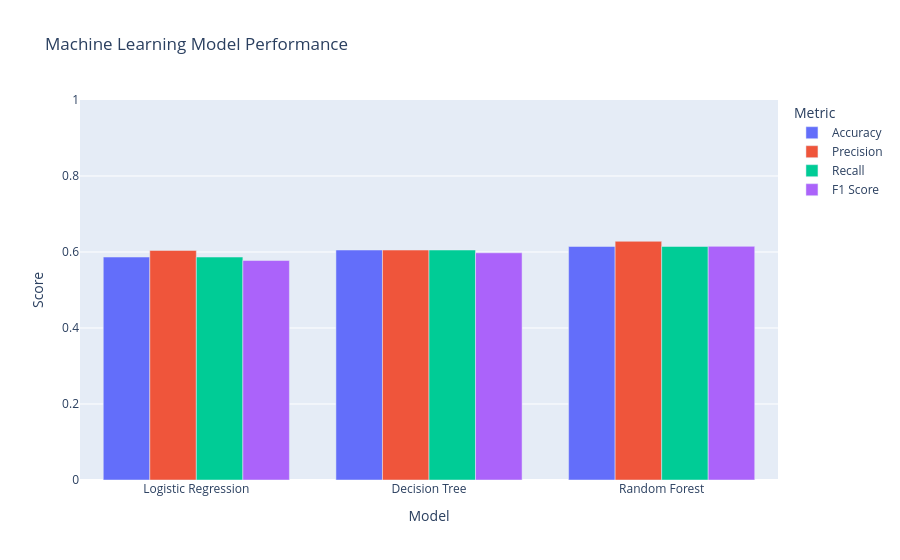

Here is the notebook cell this chart was saved with:
### Code cell
results_plot = results.melt(
    id_vars='Model',
    value_vars=[
        'Accuracy',
        'Precision',
        'Recall',
        'F1 Score'
    ],
    var_name='Metric',
    value_name='Score'
)

fig = px.bar(
    results_plot,
    x='Model',
    y='Score',
    color='Metric',
    barmode='group',
    title='Machine Learning Model Performance',
    range_y=[0, 1]
)

fig.show()

### Figure 1 — Plotly figure (JSON) as saved in the notebook; plotly's stock layout.template omitted (floating-point values rounded to 4 significant figures)
{"data": [{"alignmentgroup": "True", "hovertemplate": "Metric=Accuracy<br>Model=%{x}<br>Score=%{y}<extra></extra>", "legendgroup": "Accuracy", "marker": {"color": "#636efa", "pattern": {"shape": ""}}, "name": "Accuracy", "offsetgroup": "Accuracy", "orientation": "v", "showlegend": true, "textposition": "auto", "type": "bar", "x": ["Logistic Regression", "Decision Tree", "Random Forest"], "xaxis": "x", "y": [0.5867, 0.6053, 0.6146], "yaxis": "y"}, {"alignmentgroup": "True", "hovertemplate": "Metric=Precision<br>Model=%{x}<br>Score=%{y}<extra></extra>", "legendgroup": "Precision", "marker": {"color": "#EF553B", "pattern": {"shape": ""}}, "name": "Precision", "offsetgroup": "Precision", "orientation": "v", "showlegend": true, "textposition": "auto", "type": "bar", "x": ["Logistic Regression", "Decision Tree", "Random Forest"], "xaxis": "x", "y": [0.6042, 0.6051, 0.6281], "yaxis": "y"}, {"alignmentgroup": "True", "hovertemplate": "Metric=Recall<br>Model=%{x}<br>Score=%{y}<extra></extra>", "legendgroup": "Recall", "marker": {"color": "#00cc96", "pattern": {"shape": ""}}, "name": "Recall", "offsetgroup": "Recall", "orientation": "v", "showlegend": true, "textposition": "auto", "type": "bar", "x": ["Logistic Regression", "Decision Tree", "Random Forest"], "xaxis": "x", "y": [0.5867, 0.6053, 0.6146], "yaxis": "y"}, {"alignmentgroup": "True", "hovertemplate": "Metric=F1 Score<br>Model=%{x}<br>Score=%{y}<extra></extra>", "legendgroup": "F1 Score", "marker": {"color": "#ab63fa", "pattern": {"shape": ""}}, "name": "F1 Score", "offsetgroup": "F1 Score", "orientation": "v", "showlegend": true, "textposition": "auto", "type": "bar", "x": ["Logistic Regression", "Decision Tree", "Random Forest"], "xaxis": "x", "y": [0.5776, 0.5979, 0.6148], "yaxis": "y"}], "layout": {"barmode": "group", "legend": {"title": {"text": "Metric"}, "tracegroupgap": 0}, "title": {"text": "Machine Learning Model Performance"}, "xaxis": {"anchor": "y", "domain": [0, 1], "title": {"text": "Model"}}, "yaxis": {"anchor": "x", "domain": [0, 1], "range": [0, 1], "title": {"text": "Score"}}}}
